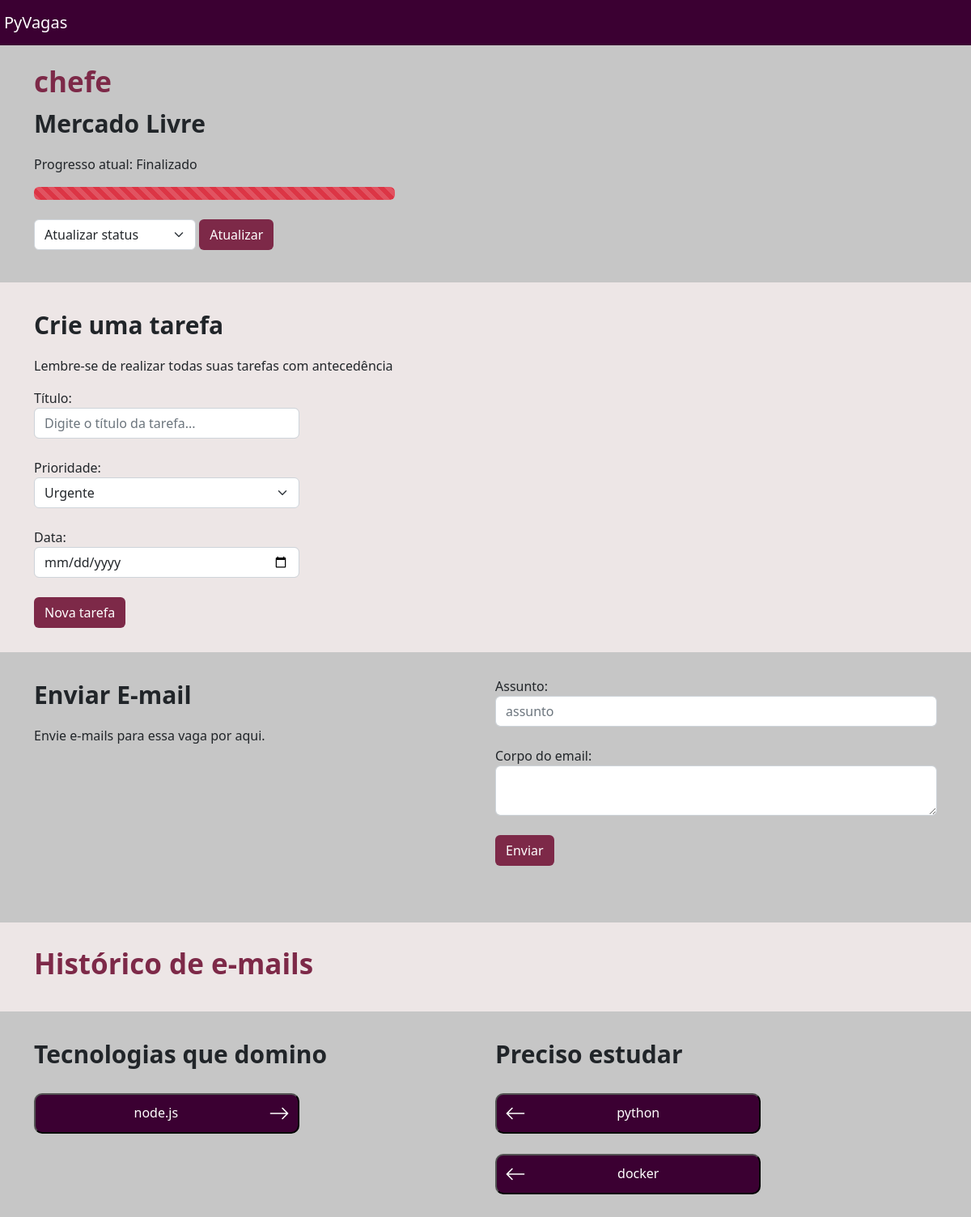
/vagas/vaga/12, run on the app's committed database.
### empresa/models.py (models this page shows, shortened)
class Vagas(models.Model):
    choices_experiencia = (
        ('J', 'Júnior'),
        ('P', 'Pleno'),
        ('S', 'Sênior')
    )
    choices_status = (
        ('I', 'Interesse'),
        ('C', 'Currículo enviado'),
        ('E', 'Entrevista'),
        ('D', 'Desafio técnico'),
        ('F', 'Finalizado')
    )
    empresa = models.ForeignKey(Empresa, null=True, on_delete=models.SET_NULL)
    titulo = models.CharField(max_length=30)
    email = models.EmailField(null=True)
    nivel_experiencia = models.CharField(max_length=2, choices=choices_experiencia)
    data_final = models.DateField()
    status = models.CharField(max_length=30, choices=choices_status)
    tecnologias_dominadas = models.ManyToManyField(Tecnologias)
    tecnologias_estudar = models.ManyToManyField(Tecnologias, related_name='estudar')
    def progresso(self):
        x = [((i+1)*20,j[0]) for i, j in enumerate(self.choices_status)]
        x = list(filter(lambda x: x[1] == self.status, x))[0][0]
        return x

class Empresa(models.Model):
    choices_nicho_mercado = (
        ('P', 'Programação'),
        ('S', 'Suporte Técnico'),
        ('E', 'Engenharia')
    )
    logo = models.ImageField(upload_to="logo_empresa", null=True, blank=True)
    nome = models.CharField(max_length=30)
    email = models.EmailField()
    cidade = models.CharField(max_length=30)
    tecnologias = models.ManyToManyField(Tecnologias)
    endereco = models.CharField(max_length=60)
    nicho_mercado = models.CharField(max_length=3, choices=choices_nicho_mercado)
    caracteristica_empresa = models.TextField()
    def __str__(self) -> str:
        return self.nome

class Tecnologias(models.Model):
    tecnologia = models.CharField(max_length=30)
    def __str__(self):
        return self.tecnologia

### vagas/views.py (the view)
# urls.py: path('vaga/<int:id>', views.vaga, name="vaga"),
def vaga(request, id):
    vaga = get_object_or_404(Vagas, id=id)
    tecnologias_estudar = vaga.tecnologias_estudar
    tecnologias_dominadas = vaga.tecnologias_dominadas
    tarefas = Tarefa.objects.filter(vaga=vaga).filter(realizada=False)
    emails = Emails.objects.filter(vaga=vaga)
    return render(request, 'vaga.html', {'vaga': vaga,
                                         'tarefas': tarefas,
                                         'emails': emails,
                                         'tecnologias_estudar': tecnologias_estudar,
                                         'tecnologias_dominadas': tecnologias_dominadas})

### vagas/templates/vaga.html (shortened to what this page needs)
{% extends 'base.html' %}
{% load static %}
{% block 'head' %}
    <link rel="stylesheet" href="{% static 'vagas/css/vaga.css' %}">
{% endblock %}
{% block 'body' %}
    <div class="container">
        <br>
        <h3 class="titulo">{{vaga.titulo}}</h3>
        <p class="titulo2">{{vaga.empresa}}</p>
        <p>Progresso atual: {{vaga.get_status_display}}</p>
        <div style="width: 40%" class="progress">
            <div class="progress-bar progress-bar-striped bg-danger" role="progressbar" style="width: {{vaga.progresso}}%" aria-valuenow="25" aria-valuemin="0" aria-valuemax="100"></div>
        </div>
        <br>
        <form action="{% url 'atualizar_status' vaga.id %}" method="POST">  {% csrf_token %}
            <div class="botao_atualizar">
                <select name="atualizacao" class="form-select status">
                    <option value="" disabled selected hidden>Atualizar status</option>
                </select>&nbsp;
            <input type="submit" value="Atualizar" class="btn btn-roxo">
             </div>
        </form>
    </div>
    <div class="bg2">
        <div class="container">
            <div class="row">
                <div class="col-md">
                    <p class="titulo2">Crie uma tarefa</p>
                    <p>Lembre-se de realizar todas suas tarefas com antecedência</p>
                    <form action="{% url 'nova_tarefa' vaga.id %}" method="POST">  {% csrf_token %}
                        <label>Título:</label>
                        <input name="titulo" type="text" class="form-control input-tarefa" placeholder="Digite o título da tarefa...">
                        <br>
                        <label>Prioridade:</label>
                        <select name="prioridade" class="form-select input-tarefa">
                            <option value="U">Urgente</option>
                        </select>
                        <br>
                        <label>Data:</label>
                        <input name="data" type="date" class="form-control input-tarefa" placeholder="">
                        <br>
                        <input type="submit" value="Nova tarefa" class="btn btn-roxo">
                    </form>
                </div>
                <div class="col-md">
                </div>
            </div>
        </div>
    </div>
    <div class="container bg3">
        <div class="row">
            <div class="col-md">
                <p class="titulo2">Enviar E-mail</p>
                <p>Envie e-mails para essa vaga por aqui.</p>
            </div>
            <div class="col-md">
                <form action="{% url 'envia_email' vaga.id %}" method="POST"> {% csrf_token %}
                    <label>Assunto:</label>
                    <input name="assunto" type="text" class="form-control" placeholder="assunto">
                    <br>
                    <label>Corpo do email:</label>
                    <textarea name="corpo" class="form-control"></textarea>
                    <br>
                    <input type="submit" class="btn btn-roxo" value="Enviar">
                </form>
            </div>
        </div>
    </div>
    <div class="bg2">
        <div class="container">
            <div class="row">
                <h3 class="titulo">Histórico de e-mails</h3>
            </div>
        </div>
    </div>
    <div class="container bg3">
        <div class="row">
            <div class="col-md">
                <p class="titulo2">Tecnologias que domino</p>
                {% for tech in tecnologias_dominadas.all %}
                    <form action="{% url 'tech_a_estudar' %}" method="POST"> {% csrf_token %}
                        <button class="li-tech" type='submit'>
                            {{tech}}
                        </button>
                    </form>
                {% endfor %}
            </div>
            <div class="col-md">
                <p class="titulo2">Preciso estudar</p>
                {% for tech in tecnologias_estudar.all %}
                    <form action="{% url 'tech_dominada' %}" method="POST"> {% csrf_token %}
                        <button class="li-tech" type='submit'>
                        {{tech}}
                        </button>
                    </form>
                {% endfor %}
            </div>
        </div>
    </div>
{% endblock %}

### gestor_de_vagas/templates/static/base/css/base.css (style rules this page uses)
body { background-color: #C6C6C6 !important; }

### gestor_de_vagas/templates/static/vagas/css/vaga.css (style rules this page uses)
.titulo { color: #7D2948; font-weight: bold; font-size: 35px; }
.titulo2 { font-weight: bold; font-size: 30px; }
.bg2 { background-color: #EDE6E6; margin-top: 40px; padding-top: 30px; padding-bottom: 30px; }
.input-tarefa { width: 60%; }
.btn-roxo { background-color: #7D2948; color: white; }
.li-tech { background-color: #3B0032; padding: 10px; color:white; border-radius: 10px; margin-top: 10px; margin-bottom: 15px; width: 60%; }
.arrow-right { float: right; }
.arrow-left { float: left; }
.bg3 { padding-top: 30px; padding-bottom: 30px; }
.status { width: 200px; }
.botao_atualizar { display: flex; }

### data on the page
Vagas: titulo "chefe", empresa "Mercado Livre", status "Finalizado"
Tecnologias: tecnologia "node.js"
Tecnologias: tecnologia "python"
Tecnologias: tecnologia "docker"
